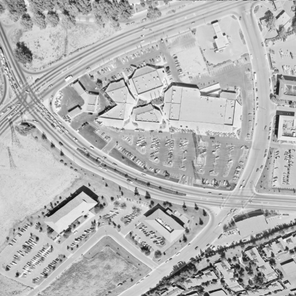
#> input picture PDI/Aula_2/imgs/aerial.png, 296 x 296 px, shrunk from 512 x 511 before the run, found by its file name
$ python code5.py
#> lines starting #> are read from the running program, lines starting #| are printed output that depends on the picture; long printed decimals are rounded
### PDI/src/pdi_utils.py
import matplotlib.pyplot as plt
import numpy as np


def load_red_roses():
    return plt.imread("PDI//Aula_1//imgs//red_roses.png")

def load_page_image():
    return plt.imread("PDI//Aula_1//imgs//page.jpg")

def load_chess_image():
    return plt.imread("PDI//Aula_1//imgs//chess_gray.png")

def load_woman():
    return plt.imread("PDI//Aula_1//imgs//woman.png")

def load_flipped_seville():
    return plt.imread("PDI//Aula_1//imgs//flipped_seville.png")

def load_lena():
    return plt.imread("PDI//Aula_1//imgs//lena.png")

def load_lools_image():
    return plt.imread("PDI//Aula_2//imgs//shapes52.jpg")

def load_soaps_image():
    return plt.imread("PDI//Aula_2//imgs//soaps.jpg")

def load_building_image():
    return plt.imread("PDI//Aula_2//imgs//toa-sharp-def-3.jpg")

def load_chest_ray_x():
    return plt.imread("PDI//Aula_2//imgs//contrast_00000109_005.png")

def load_aerial_image():
    return plt.imread("PDI//Aula_2//imgs//aerial.png")
#> returned value is the input picture: shape (296, 296) float32; min 0.0196, max 1, mean 0.708

def load_rotate_cat():
    return plt.imread("PDI//Aula_2//imgs//cat.jpg")

def show_image(image, title='Image', cmap_type='gray'):
    plt.imshow(image, cmap=cmap_type)
    plt.title(title)
    plt.axis('off')
    plt.show()

def manual_rgb2gray(rgb_img):
    return np.array((rgb_img[:,:,0]*0.29 + rgb_img[:,:,1]*0.59 + rgb_img[:,:,2]*0.11)).astype(int)

### PDI/Aula_2/code5.py
# Import the required module
from skimage import exposure
from PDI.src.pdi_utils import show_image,  load_aerial_image
from scipy.stats import entropy
import matplotlib.pyplot as plt
import numpy as np

def compute_entropy(labels, base=None):
    value,counts = np.unique(labels, return_counts=True)
    return entropy(counts, base=base)

image_aerial = load_aerial_image()

# calcular e mostrar o histograma da imagem
hist_n_eq = plt.hist(image_aerial.ravel(), bins=256)
plt.show()
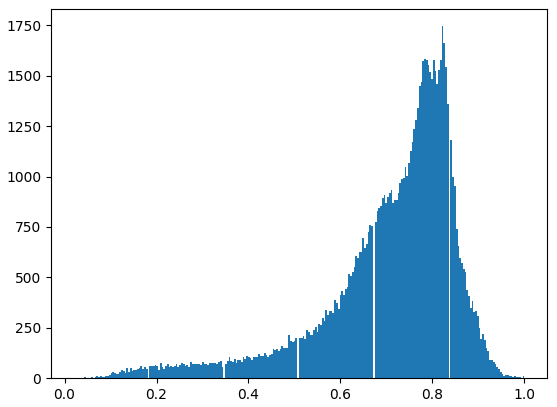
#> figure drawn by matplotlib, 1 panel; tallest bar 1746 high, from x = 0.82 to 0.824

# realizar a equalização do histograma
image_eq =  exposure.equalize_hist(image_aerial)
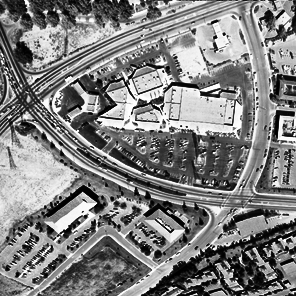
#> image_eq: shape (296, 296) float32; min 1.14e-05, max 1, mean 0.506

# calcular e mostrar o histograma da imagem equalizada
hist_eq = plt.hist(image_eq.ravel(), bins=256)
plt.show()
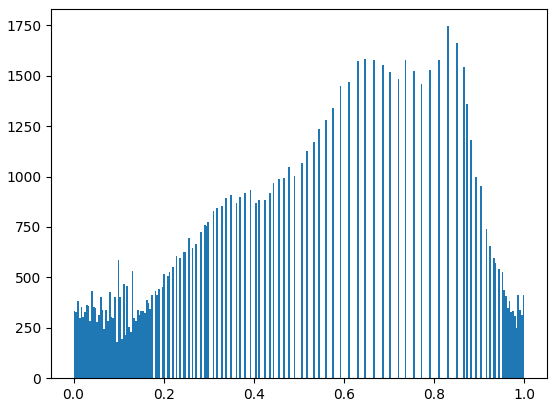
#> figure drawn by matplotlib, 1 panel; tallest bar 1746 high, from x = 0.828 to 0.832

# determinar a media do valor dos pixels que ocorrem na imagem não equalizada
img_mean_n_eq = np.mean(image_aerial.ravel())*255
#> img_mean_n_eq = 180.4

# determinar a media do valor dos pixels que ocorrem na imagem  equalizada
img_mean_eq = np.mean(image_eq.ravel())*255
#> img_mean_eq = 129.1

# determinar a variancia do valor dos pixels que ocorrem na imagem não equalizada
img_var_n_eq = np.var(image_aerial.ravel())*255
#> img_var_n_eq = 5.8

# determinar a variancia do valor dos pixels que ocorrem na imagem  equalizada
img_var_eq = np.var(image_eq.ravel())*255
#> img_var_eq = 21.64

# determinar os pixels que ocorrem com menor frequência da imagem não equalizada
l_freq = 0.2
low_freq_region_n_eq = np.where(hist_n_eq[0] < l_freq  * np.max(hist_n_eq[0]))

# determinar os pixels que ocorrem com menor frequência da imagem equalizada
low_freq_region_eq = np.where(hist_eq[0] < l_freq  * np.max(hist_eq[0]))

# determinar a media do valor dos pixels que ocorrem com menor frequência da imagem não equalizada
mean_pixel_low_freq_n_eq = np.mean(low_freq_region_n_eq[0])
#> mean_pixel_low_freq_n_eq = 102.9

# determinar a media do valor dos pixels que ocorrem com menor frequência da imagem equalizada
mean_pixel_low_freq_eq = np.mean(low_freq_region_eq[0])
#> mean_pixel_low_freq_eq = 132.8

# determinar a entropia do histograma da imagem não equalizada
hist_entropy_n_eq = compute_entropy(hist_n_eq[0], base=2)
#> in compute_entropy, `value,counts = np.unique(labels, return_counts=True)`: value = 189 values from 0 to 1746; counts = 189 values, max 6 at index 0, min 1 at index 5, mean 1.35
#> hist_entropy_n_eq = 7.34

# determinar a entropia do histograma da imagem equalizada
hist_entropy_eq = compute_entropy(hist_eq[0], base=2)
#> hist_entropy_eq = 4.35

#Mostrar os valores calculdos
print("media de valores de pixel na imagem não eq: ",img_mean_n_eq )
#| media de valores de pixel na imagem não eq:  180.434
print("media de valores de pixel  na imagem eq: ",img_mean_eq )
#| media de valores de pixel  na imagem eq:  129.059

print("variancia de valores de pixel na imagem não eq: ",img_var_n_eq )
#| variancia de valores de pixel na imagem não eq:  5.799
print("variancia de valores de pixel  na imagem eq: ",img_var_eq)
#| variancia de valores de pixel  na imagem eq:  21.644

print("entropia de valores do histograma da imagem não eq: ",hist_entropy_n_eq )
#| entropia de valores do histograma da imagem não eq:  7.344
print("entropia de valores do histograma da imagem eq: ",hist_entropy_eq)
#| entropia de valores do histograma da imagem eq:  4.348

print("numero de pixels com probabilidde de ocorrencia menor que,", l_freq , " na imagem não eq: ",len(low_freq_region_n_eq[0]))
#| numero de pixels com probabilidde de ocorrencia menor que, 0.2  na imagem não eq:  181
print("numero de pixels com probabilidde de ocorrencia menor que,", l_freq , " na imagem eq: ",len(low_freq_region_eq[0]))
#| numero de pixels com probabilidde de ocorrencia menor que, 0.2  na imagem eq:  165

print("media de valores de pixel de baixa probablidade de ocorrencia na imagem não eq: ",mean_pixel_low_freq_n_eq)
#| media de valores de pixel de baixa probablidade de ocorrencia na imagem não eq:  102.901
print("media de valores de pixel de baixa probablidade  de ocorrencia na imagem eq: ",mean_pixel_low_freq_eq)
#| media de valores de pixel de baixa probablidade  de ocorrencia na imagem eq:  132.824

# Show the original and resulting image
show_image(image_aerial, 'Original')

show_image(image_eq, 'Resulting image')
